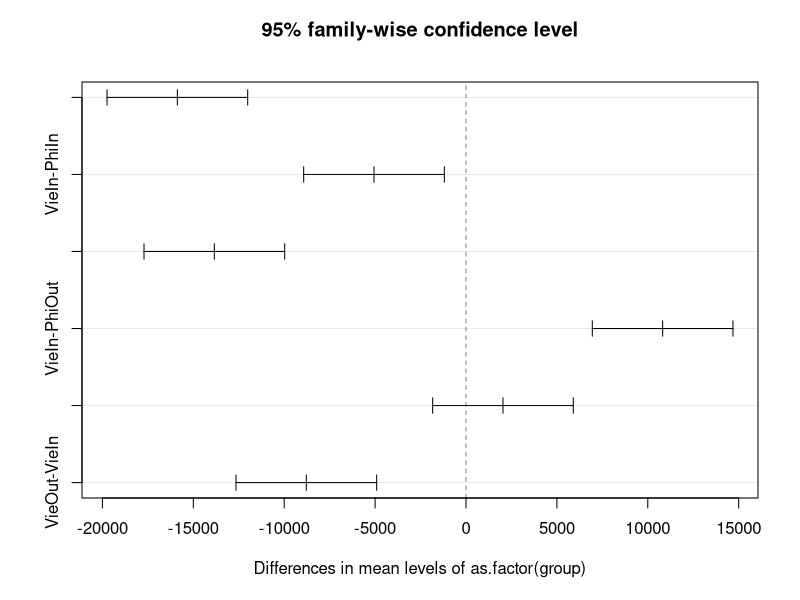

Write R code to recreate this figure.
Year=c(1990:2017)
PhiIn=c(29469.1513,28168.25213,28048.5887,26610.32954,25835.4167,25599.15098,25000.10439,24913.83927,24883.96326,25097.28192,25676.01743,26740.45729,27672.6466,28694.61624,30061.11252,31906.84217,33472.95888,34860.35902,36783.80853,38765.89959,40094.0478,41522.34886,41772.43564,42347.97254,42736.90032,43207.61197,42603.98461,42000.06841)
PhiOut=c(11311.38,11446.75,11746.6,11769.58,11909.94,12310.74,12558.01,13000.48,13375.36,13714.29,14221.93,14930,15485.04,15884.78,16421.96,17124.96,17835.65,18473.23,19435.27,20313.1,21028.55,21273.6,22372.07,22215.84,22206.59,22722.93,22242.41,22638.53)
VieIn=c(33595.18165,33210.52945,32673.3821,32189.42073,31500.74543,30848.22456,30225.88759,29844.38126,29513.17708,29430.78796,29539.65206,29384.36383,29231.4519,28904.95218,28770.30129,28130.05495,27618.65539,26751.38288,26069.05961,25402.52216,24310.88284,23683.83174,22980.68621,22258.51688,21956.85479,21773.23976,21783.12759,21274.04751)
VieOut=c(10635.24,10855.21,11154.82,11407.13,11736.37,12038.83,12456.92,12893.41,13456.23,14064.83,14663.06,15570.95,16356.56,17288.27,18094.41,18975.7,20052.49,21259.62,22372.28,23447.26,24595.28,25482.83,26288.69,27516.07,28077.13,28207.42,28431.96,29549.67)
x = c(PhiIn, PhiOut, VieIn,VieOut)
#AirPollution=data.frame(Year,PhiIn,PhiOut,VieIn,VieOut)
group = c(rep("PhiIn", 28), rep("PhiOut", 28), rep("VieIn", 28), rep("VieOut", 28))

AirPollution = data.frame(x, group)

av = aov (x ~ as.factor(group))
summary (av)

TukeyHSD (av)
plot (TukeyHSD (av), ordered=T)